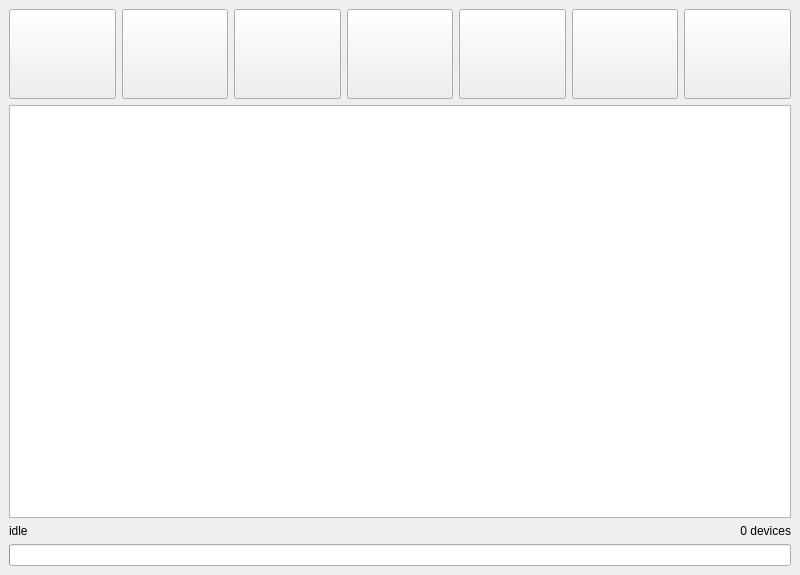
<?xml version="1.0" encoding="UTF-8"?>
<ui version="4.0">
 <class>MainWindow</class>
 <widget class="QMainWindow" name="MainWindow">
  <property name="geometry">
   <rect>
    <x>0</x>
    <y>0</y>
    <width>800</width>
    <height>575</height>
   </rect>
  </property>
  <property name="minimumSize">
   <size>
    <width>800</width>
    <height>575</height>
   </size>
  </property>
  <property name="windowTitle">
   <string>elmoCut</string>
  </property>
  <property name="toolTip">
   <string/>
  </property>
  <property name="animated">
   <bool>true</bool>
  </property>
  <property name="documentMode">
   <bool>false</bool>
  </property>
  <widget class="QWidget" name="centralwidget">
   <property name="minimumSize">
    <size>
     <width>100</width>
     <height>0</height>
    </size>
   </property>
   <layout class="QHBoxLayout" name="horizontalLayout">
    <item>
     <layout class="QGridLayout" name="gridLayout" columnstretch="0,0,0,0,0,0,0,0">
      <property name="sizeConstraint">
       <enum>QLayout::SetNoConstraint</enum>
      </property>
      <property name="spacing">
       <number>6</number>
      </property>
      <item row="0" column="6" rowspan="2">
       <widget class="QPushButton" name="btnUnkillAll">
        <property name="sizePolicy">
         <sizepolicy hsizetype="Minimum" vsizetype="Minimum">
          <horstretch>0</horstretch>
          <verstretch>0</verstretch>
         </sizepolicy>
        </property>
        <property name="minimumSize">
         <size>
          <width>0</width>
          <height>70</height>
         </size>
        </property>
        <property name="font">
         <font>
          <pointsize>18</pointsize>
         </font>
        </property>
        <property name="text">
         <string/>
        </property>
        <property name="iconSize">
         <size>
          <width>60</width>
          <height>60</height>
         </size>
        </property>
       </widget>
      </item>
      <item row="3" column="6" colspan="2">
       <widget class="QLabel" name="lblright">
        <property name="sizePolicy">
         <sizepolicy hsizetype="Minimum" vsizetype="Minimum">
          <horstretch>0</horstretch>
          <verstretch>0</verstretch>
         </sizepolicy>
        </property>
        <property name="font">
         <font>
          <pointsize>9</pointsize>
         </font>
        </property>
        <property name="layoutDirection">
         <enum>Qt::LeftToRight</enum>
        </property>
        <property name="text">
         <string>0 devices</string>
        </property>
        <property name="alignment">
         <set>Qt::AlignRight|Qt::AlignTrailing|Qt::AlignVCenter</set>
        </property>
       </widget>
      </item>
      <item row="0" column="7" rowspan="2">
       <widget class="QPushButton" name="btnSettings">
        <property name="sizePolicy">
         <sizepolicy hsizetype="Minimum" vsizetype="Minimum">
          <horstretch>0</horstretch>
          <verstretch>0</verstretch>
         </sizepolicy>
        </property>
        <property name="text">
         <string/>
        </property>
        <property name="iconSize">
         <size>
          <width>60</width>
          <height>60</height>
         </size>
        </property>
       </widget>
      </item>
      <item row="0" column="4" rowspan="2">
       <widget class="QPushButton" name="btnUnkill">
        <property name="sizePolicy">
         <sizepolicy hsizetype="Preferred" vsizetype="Preferred">
          <horstretch>0</horstretch>
          <verstretch>0</verstretch>
         </sizepolicy>
        </property>
        <property name="minimumSize">
         <size>
          <width>0</width>
          <height>70</height>
         </size>
        </property>
        <property name="font">
         <font>
          <pointsize>18</pointsize>
         </font>
        </property>
        <property name="text">
         <string/>
        </property>
        <property name="iconSize">
         <size>
          <width>60</width>
          <height>60</height>
         </size>
        </property>
       </widget>
      </item>
      <item row="4" column="1" colspan="7">
       <widget class="QProgressBar" name="pgbar">
        <property name="value">
         <number>0</number>
        </property>
        <property name="textVisible">
         <bool>false</bool>
        </property>
       </widget>
      </item>
      <item row="0" column="1" rowspan="2">
       <widget class="QPushButton" name="btnScanEasy">
        <property name="sizePolicy">
         <sizepolicy hsizetype="Minimum" vsizetype="Minimum">
          <horstretch>0</horstretch>
          <verstretch>0</verstretch>
         </sizepolicy>
        </property>
        <property name="minimumSize">
         <size>
          <width>0</width>
          <height>70</height>
         </size>
        </property>
        <property name="font">
         <font>
          <pointsize>18</pointsize>
         </font>
        </property>
        <property name="text">
         <string/>
        </property>
        <property name="iconSize">
         <size>
          <width>60</width>
          <height>60</height>
         </size>
        </property>
        <property name="shortcut">
         <string>Space</string>
        </property>
       </widget>
      </item>
      <item row="0" column="3" rowspan="2">
       <widget class="QPushButton" name="btnKill">
        <property name="sizePolicy">
         <sizepolicy hsizetype="Minimum" vsizetype="Minimum">
          <horstretch>0</horstretch>
          <verstretch>0</verstretch>
         </sizepolicy>
        </property>
        <property name="minimumSize">
         <size>
          <width>0</width>
          <height>70</height>
         </size>
        </property>
        <property name="sizeIncrement">
         <size>
          <width>0</width>
          <height>0</height>
         </size>
        </property>
        <property name="baseSize">
         <size>
          <width>0</width>
          <height>0</height>
         </size>
        </property>
        <property name="font">
         <font>
          <pointsize>18</pointsize>
          <stylestrategy>PreferDefault</stylestrategy>
          <kerning>true</kerning>
         </font>
        </property>
        <property name="text">
         <string/>
        </property>
        <property name="iconSize">
         <size>
          <width>60</width>
          <height>60</height>
         </size>
        </property>
       </widget>
      </item>
      <item row="3" column="3" colspan="3">
       <widget class="QLabel" name="lblcenter">
        <property name="font">
         <font>
          <pointsize>9</pointsize>
         </font>
        </property>
        <property name="text">
         <string/>
        </property>
        <property name="alignment">
         <set>Qt::AlignCenter</set>
        </property>
       </widget>
      </item>
      <item row="0" column="5" rowspan="2">
       <widget class="QPushButton" name="btnKillAll">
        <property name="sizePolicy">
         <sizepolicy hsizetype="Minimum" vsizetype="Minimum">
          <horstretch>0</horstretch>
          <verstretch>0</verstretch>
         </sizepolicy>
        </property>
        <property name="minimumSize">
         <size>
          <width>0</width>
          <height>90</height>
         </size>
        </property>
        <property name="font">
         <font>
          <pointsize>18</pointsize>
         </font>
        </property>
        <property name="text">
         <string/>
        </property>
        <property name="iconSize">
         <size>
          <width>60</width>
          <height>60</height>
         </size>
        </property>
       </widget>
      </item>
      <item row="0" column="2" rowspan="2">
       <widget class="QPushButton" name="btnScanHard">
        <property name="sizePolicy">
         <sizepolicy hsizetype="Minimum" vsizetype="Minimum">
          <horstretch>0</horstretch>
          <verstretch>0</verstretch>
         </sizepolicy>
        </property>
        <property name="text">
         <string/>
        </property>
        <property name="iconSize">
         <size>
          <width>60</width>
          <height>60</height>
         </size>
        </property>
       </widget>
      </item>
      <item row="2" column="1" colspan="7">
       <widget class="QTableWidget" name="tableScan">
        <property name="sizePolicy">
         <sizepolicy hsizetype="Preferred" vsizetype="Expanding">
          <horstretch>0</horstretch>
          <verstretch>0</verstretch>
         </sizepolicy>
        </property>
        <property name="font">
         <font>
          <family>Courier</family>
          <pointsize>11</pointsize>
          <weight>50</weight>
          <bold>false</bold>
         </font>
        </property>
        <property name="horizontalScrollBarPolicy">
         <enum>Qt::ScrollBarAlwaysOff</enum>
        </property>
        <property name="sizeAdjustPolicy">
         <enum>QAbstractScrollArea::AdjustToContents</enum>
        </property>
        <property name="editTriggers">
         <set>QAbstractItemView::NoEditTriggers</set>
        </property>
        <property name="tabKeyNavigation">
         <bool>false</bool>
        </property>
        <property name="selectionMode">
         <enum>QAbstractItemView::SingleSelection</enum>
        </property>
        <property name="selectionBehavior">
         <enum>QAbstractItemView::SelectRows</enum>
        </property>
        <property name="textElideMode">
         <enum>Qt::ElideNone</enum>
        </property>
        <property name="showGrid">
         <bool>false</bool>
        </property>
        <property name="gridStyle">
         <enum>Qt::NoPen</enum>
        </property>
        <property name="sortingEnabled">
         <bool>false</bool>
        </property>
        <property name="wordWrap">
         <bool>false</bool>
        </property>
        <attribute name="horizontalHeaderVisible">
         <bool>true</bool>
        </attribute>
        <attribute name="horizontalHeaderMinimumSectionSize">
         <number>170</number>
        </attribute>
        <attribute name="horizontalHeaderDefaultSectionSize">
         <number>170</number>
        </attribute>
        <attribute name="horizontalHeaderStretchLastSection">
         <bool>false</bool>
        </attribute>
        <attribute name="verticalHeaderVisible">
         <bool>true</bool>
        </attribute>
        <attribute name="verticalHeaderMinimumSectionSize">
         <number>28</number>
        </attribute>
       </widget>
      </item>
      <item row="3" column="1" colspan="2">
       <widget class="QLabel" name="lblleft">
        <property name="sizePolicy">
         <sizepolicy hsizetype="Minimum" vsizetype="Minimum">
          <horstretch>0</horstretch>
          <verstretch>0</verstretch>
         </sizepolicy>
        </property>
        <property name="font">
         <font>
          <pointsize>9</pointsize>
         </font>
        </property>
        <property name="text">
         <string>idle</string>
        </property>
       </widget>
      </item>
     </layout>
    </item>
   </layout>
  </widget>
 </widget>
 <resources/>
 <connections/>
</ui>
